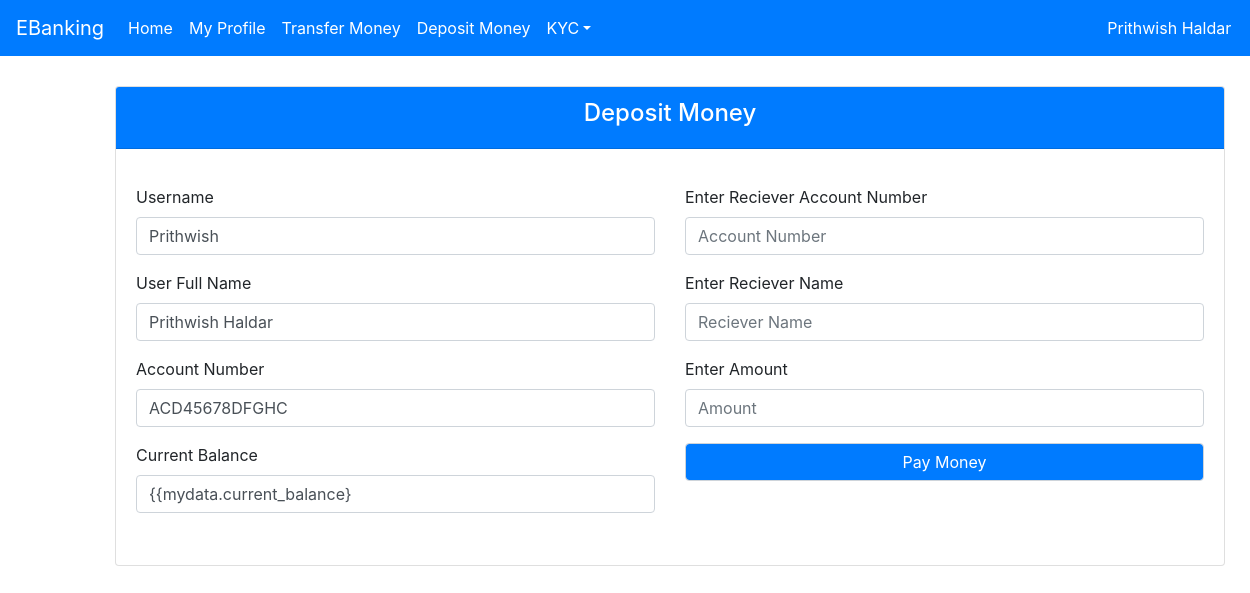
Screenshot of /User/TransferMoney/2 with the database file from the repository.
### user/models.py (models this page shows, shortened)
class User(models.Model):
    user_name = models.CharField(max_length=50)
    fullname = models.CharField(max_length=120)
    address = models.TextField(max_length=200)
    user_phone = models.CharField(max_length=10)
    user_email = models.CharField(max_length=90)
    account_number = models.CharField(max_length=20)
    current_balance = models.CharField(max_length=10)
    password = models.CharField(max_length=20)

### user/views.py (the view)
# urls.py: path('TransferMoney/<id>',views.transfer,name="money_transfer"),
def transfer(request,id):
    user = User.objects.get(id=id)
    context = {}
    context['mydata'] = user
    return render(request,"transfer_money.html",context)

### user/templates/transfer_money.html (shortened to what this page needs)
{% extends 'dashboard.html' %}
{% block user_content %}
  <div class="container" style="margin-left:100px; margin-top: 30px;">
    <div class="row">
      <div class="col-12">
        <div class="card text-black mb-3">
          <div class="card-header bg-primary text-white"><h4>Deposit Money</h4></div>
          <div class="card-body">
            <p class="card-text">
                <form method="post">
                <fieldset>
                     <div class="row">
                         <div class="col">
                            <div class="form-group">
                                <label for="username"> Username</label>
                                <input type="text" class="form-control" id="username" name="username" placeholder="Username" value="{{mydata.user_name}}">
                              </div>
                              <div class="form-group">
                                <label for="fullname">User Full Name</label>
                                <input type="text" class="form-control" id="fullname" name="fullname" placeholder="Fullname" value="{{mydata.fullname}}">
                              </div>
                              <div class="form-group">
                                <label for="acnum">Account Number</label>
                                <input type="text" class="form-control" id="acnum" name="acnum" placeholder="Account Number" value="{{mydata.account_number}}">
                              </div>
                              <div class="form-group">
                                <label for="phone">Current Balance</label>
                                <input type="text" class="form-control" id="phone" name="phone" placeholder="Phone Number" value="{{mydata.current_balance}">
                              </div>
                         </div>
                         <div class="col">
                          <div class="form-group">
                            <label for="acnum">Enter Reciever Account Number</label>
                            <input type="text" class="form-control" id="acnum" name="acnum" placeholder="Account Number">
                          </div>
                            <div class="form-group">
                                <label for="rname">Enter Reciever Name</label>
                                <input type="email" class="form-control" id="rname" name="rname" placeholder="Reciever Name">
                              </div>
                              <div class="form-group">
                                <label for="balance">Enter Amount</label>
                                <input type="text" class="form-control" id="balance" name="balance" placeholder="Amount">
                              </div>
                              <div class="form-group">
                                <input type="submit" class="form-control bg-primary text-white"  name="submit" value="Pay Money">
                              </div>
                         </div>
                     </div>
                </fieldset>
</form>
            </p>
          </div>
      </div>
      </div>
      </div>
      </div>
{% endblock user_content %}

### user/templates/dashboard.html (shortened to what this page needs)
<!DOCTYPE html>
<html lang="en">
<head>
  <link rel="stylesheet" href="https://maxcdn.bootstrapcdn.com/bootstrap/4.5.2/css/bootstrap.min.css">
</head>
<body>
    <nav class="navbar navbar-expand-lg navbar-dark bg-primary">
        <a class="navbar-brand" href="#">EBanking</a>
        <div class="collapse navbar-collapse" id="navbarColor01">
          <ul class="navbar-nav mr-auto">
            <li class="nav-item active">
              <a class="nav-link" href="{% url 'user_dashboard' mydata.id %}">Home
              </a>
            </li>
            <li class="nav-item active">
              <a class="nav-link" href="{% url 'profile' mydata.id  %}">My Profile</a>
            </li>
            <li class="nav-item active">
              <a class="nav-link" href="{% url 'money_transfer' mydata.id  %}">Transfer Money</a>
            </li>
            <li class="nav-item active">
              <a class="nav-link" href="{% url 'deposit'  mydata.id %}">Deposit Money</a>
            </li>
            <li class="nav-item dropdown active">
              <a class="nav-link dropdown-toggle" data-toggle="dropdown" href="#" role="button" aria-haspopup="true" aria-expanded="false">KYC</a>
            </li>
            <li class="nav-item active">
              <a class="nav-link" href="#" style="margin-left: 500px; position: fixed;">{{mydata.fullname}}</a>
            </li>
          </ul>
        </div>
      </nav>
      {% block user_content%}
      {% endblock %}
</body>
</html>

### user/templates/dashboard.html (style rules this page uses)
.container { margin-top: 150px; margin-left: 510px; }
.card-header { font-size: large; text-align: center; }

### rows the page displays
User: fullname "Prithwish Haldar", username "Prithwish", acnum "ACD45678DFGHC"
